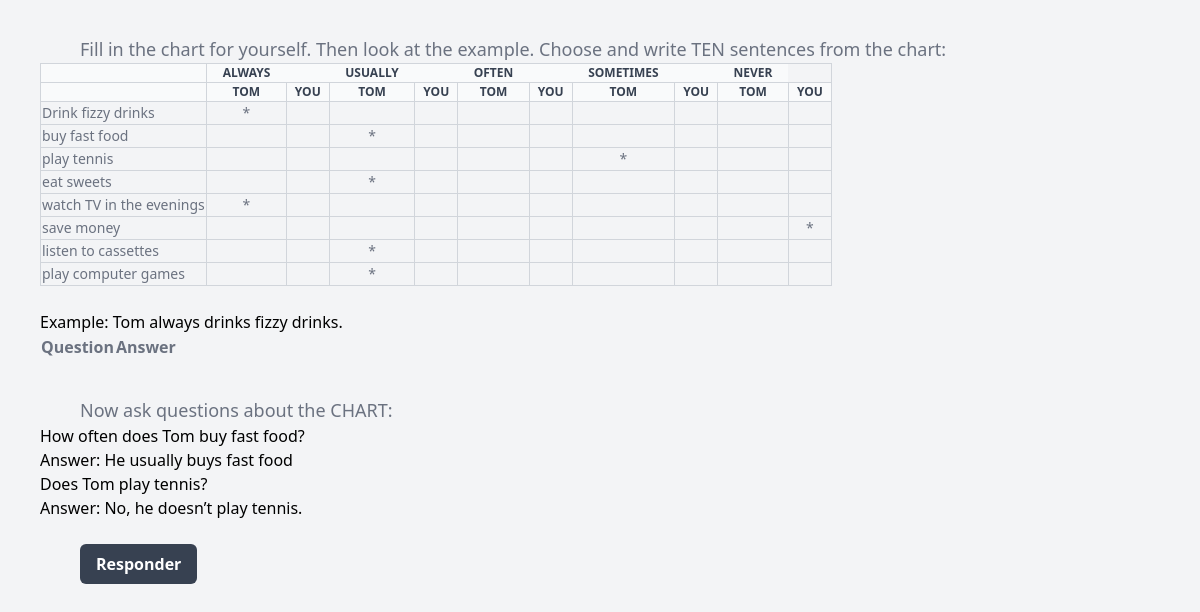
Page /simplepresent/ (lower part) on the earlier database version.
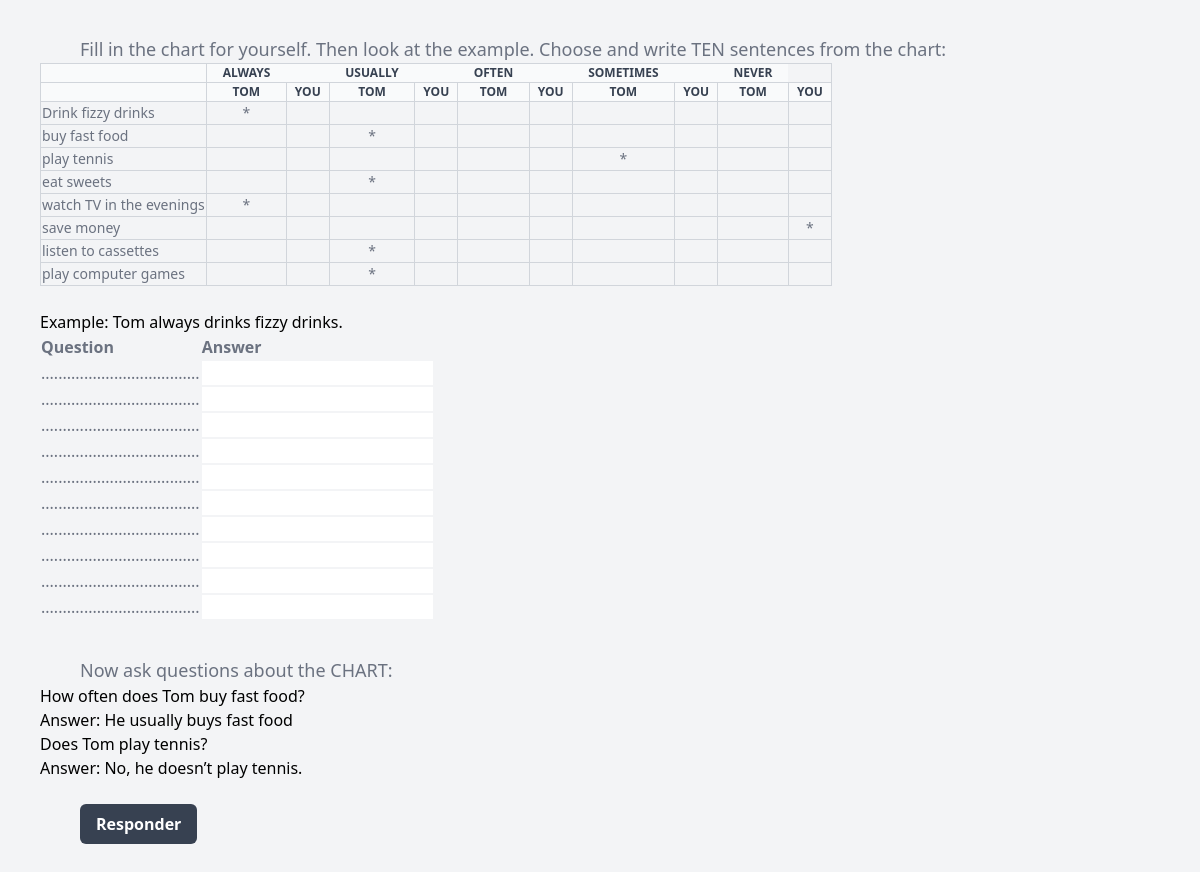
Same page on the later database version.
### simuladosingles/models.py (models this page shows)
class FillInBlank_by_topic(models.Model):
    assunto=models.CharField(max_length=500)
    pergunta = models.CharField(max_length=5000)
    resposta = models.CharField(max_length=5000)

### simuladosingles/views.py (the view)
# urls.py: path('simplepresent/',views.simplepresent, name='simplepresent'),
def simplepresent(request):
    question_list = FillInBlank_by_topic.objects.filter(assunto="simplepresent").order_by("id")
    question_list_table= FillInBlank_by_topic.objects.filter(assunto="simplepresenttable").order_by("id")
    question_list_q3= FillInBlank_by_topic.objects.filter(assunto="simplepresentQ3").order_by("id")
    context = {
        "question_list": question_list,
        "question_list_table": question_list_table,
        "question_list_q3": question_list_q3,
    }
    return render(request, 'simplepresent.html',context)

### templates/simplepresent.html (shortened to what the changed rows need)
{% extends 'home.html' %}
{% block content %}
  <br/>
<form class="px-10"  action="{% url 'resultsimplepresent' %}" method="get" class="form-polls">
  <br/>
<table class="w-600 text-sm text-left rtl:text-right text-gray-500 dark:text-gray-400">
  <thead class="text-xs  text-gray-700 uppercase bg-gray-50 dark:bg-gray-700 dark:text-gray-400">
  <tr class="table-auto border-collapse border border-gray-300">
  <th class="table-auto border-collapse border border-gray-300"></th>
  <th class="table-auto px-4 text-center border-collapse border-left border-top border-bottom border-gray-300">Always</th>
  <th  ></th>
  <th class="table-auto px-4 text-center border-collapse border-left border-top border-bottom border-gray-300">Usually</th>
  <th ></th>
  <th class="table-auto px-4 text-center border-collapse border-left border-top border-bottom border-gray-300">Often</th>
  <th ></th>
  <th class="table-auto px-4 text-center border-collapse border-left border-top border-bottom border-gray-300">Sometimes</th>
  <th ></th>
  <th class="table-auto px-4 text-center border-collapse border-left border-top border-bottom border-gray-300">Never</th>
  </tr>
  <tr class="table-auto text-center border-collapse border border-gray-300">
  <th class="table-auto text-center border-collapse border border-gray-300"></th>
  <th class="table-auto px-2 text-center border-collapse border border-gray-300">Tom</th>
  <th class="table-auto px-2 text-center border-collapse border border-gray-300">You</th>
  <th class="table-auto px-2 text-center border-collapse border border-gray-300">Tom</th>
  <th class="table-auto px-2 text-center border-collapse border border-gray-300">You</th>
  <th class="table-auto px-2 text-center border-collapse border border-gray-300">Tom</th>
  <th class="table-auto px-2 text-center border-collapse border border-gray-300">You</th>
  <th class="table-auto px-2 text-center border-collapse border border-gray-300">Tom</th>
  <th class="table-auto px-2 text-center border-collapse border border-gray-300">You</th>
  <th class="table-auto px-2 text-center border-collapse border border-gray-300">Tom</th>
  <th class="table-auto px-2 text-center border-collapse border border-gray-300">You</th>
  </tr>
  </thead>
  </table>
<br/>
<table class="w-600 text-l text-left rtl:text-right text-gray-500 dark:text-gray-400">
  <tr>
    <th>Question</th>
    <th>Answer</th>
  </tr>
{% for question_table in question_list_table %}
<tr>
  <td>{{ question_table.pergunta }}</td>
  <td><input  type="text"  name='{{question_table.id}}' /></td>
</tr>
{% endfor %}
</table>
<br/>
<br/>
</form>
{% endblock %}

Differences in the rows shown:
added FillInBlank_by_topic: pergunta "....................................."
added FillInBlank_by_topic: pergunta "....................................."
added FillInBlank_by_topic: pergunta "....................................."
added FillInBlank_by_topic: pergunta "....................................."
added FillInBlank_by_topic: pergunta "....................................."
added FillInBlank_by_topic: pergunta "....................................."
added FillInBlank_by_topic: pergunta "....................................."
added FillInBlank_by_topic: pergunta "....................................."
added FillInBlank_by_topic: pergunta "....................................."
added FillInBlank_by_topic: pergunta "....................................."
